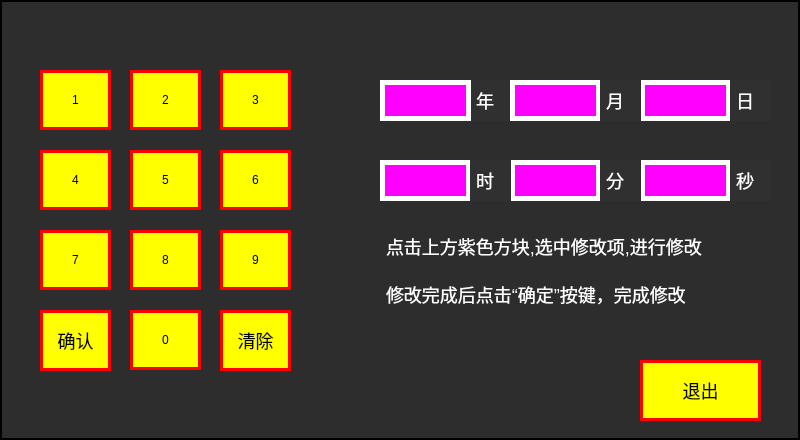
<?xml version="1.0" encoding="UTF-8"?>
<ui version="4.0">
 <class>VehicleDatetimeSetPage</class>
 <widget class="QWidget" name="VehicleDatetimeSetPage">
  <property name="geometry">
   <rect>
    <x>0</x>
    <y>0</y>
    <width>800</width>
    <height>440</height>
   </rect>
  </property>
  <property name="windowTitle">
   <string>Form</string>
  </property>
  <property name="styleSheet">
   <string notr="true">QLabel
{
	font:  18px;
	color: black;
	border:2px solid;
}
QLineEdit
{
	background-color: rgb(170, 170, 255);
font: 75 bold 20px;
border:3px solid rgb(255, 255, 255);
color: rgb(255, 255, 255);

}</string>
  </property>
  <widget class="QLabel" name="VehicleDatetimeSetPage_background">
   <property name="geometry">
    <rect>
     <x>0</x>
     <y>0</y>
     <width>800</width>
     <height>440</height>
    </rect>
   </property>
   <property name="text">
    <string/>
   </property>
  </widget>
  <widget class="QPushButton" name="VehicleDatetimeSetPage_Button_Num9">
   <property name="geometry">
    <rect>
     <x>220</x>
     <y>230</y>
     <width>71</width>
     <height>60</height>
    </rect>
   </property>
   <property name="focusPolicy">
    <enum>Qt::NoFocus</enum>
   </property>
   <property name="styleSheet">
    <string notr="true">font: 75 bold 18px &quot;微软雅黑&quot;;
background-color: rgb(255, 255, 0);
border:3px solid;
border-color: rgb(255, 0, 0);
</string>
   </property>
   <property name="text">
    <string>9</string>
   </property>
  </widget>
  <widget class="QPushButton" name="VehicleDatetimeSetPage_Button_Num2">
   <property name="geometry">
    <rect>
     <x>130</x>
     <y>70</y>
     <width>71</width>
     <height>60</height>
    </rect>
   </property>
   <property name="focusPolicy">
    <enum>Qt::NoFocus</enum>
   </property>
   <property name="styleSheet">
    <string notr="true">font: 75 bold 18px &quot;微软雅黑&quot;;
background-color: rgb(255, 255, 0);
border:3px solid;
border-color: rgb(255, 0, 0);
</string>
   </property>
   <property name="text">
    <string>2</string>
   </property>
  </widget>
  <widget class="QPushButton" name="VehicleDatetimeSetPage_Button_Num8">
   <property name="geometry">
    <rect>
     <x>130</x>
     <y>230</y>
     <width>71</width>
     <height>60</height>
    </rect>
   </property>
   <property name="focusPolicy">
    <enum>Qt::NoFocus</enum>
   </property>
   <property name="styleSheet">
    <string notr="true">font: 75 bold 18px &quot;微软雅黑&quot;;
background-color: rgb(255, 255, 0);
border:3px solid;
border-color: rgb(255, 0, 0);
</string>
   </property>
   <property name="text">
    <string>8</string>
   </property>
  </widget>
  <widget class="QPushButton" name="VehicleDatetimeSetPage_Button_Num3">
   <property name="geometry">
    <rect>
     <x>220</x>
     <y>70</y>
     <width>71</width>
     <height>60</height>
    </rect>
   </property>
   <property name="focusPolicy">
    <enum>Qt::NoFocus</enum>
   </property>
   <property name="styleSheet">
    <string notr="true">font: 75 bold 18px &quot;微软雅黑&quot;;
background-color: rgb(255, 255, 0);
border:3px solid;
border-color: rgb(255, 0, 0);
</string>
   </property>
   <property name="text">
    <string>3</string>
   </property>
  </widget>
  <widget class="QPushButton" name="VehicleDatetimeSetPage_Button_confirm">
   <property name="geometry">
    <rect>
     <x>40</x>
     <y>310</y>
     <width>71</width>
     <height>61</height>
    </rect>
   </property>
   <property name="focusPolicy">
    <enum>Qt::NoFocus</enum>
   </property>
   <property name="styleSheet">
    <string notr="true">font: 75  18px ;
background-color: rgb(255, 255, 0);
border:3px solid;
border-color: rgb(255, 0, 0);
</string>
   </property>
   <property name="text">
    <string>确认</string>
   </property>
  </widget>
  <widget class="QPushButton" name="VehicleDatetimeSetPage_Button_Num4">
   <property name="geometry">
    <rect>
     <x>40</x>
     <y>150</y>
     <width>71</width>
     <height>60</height>
    </rect>
   </property>
   <property name="focusPolicy">
    <enum>Qt::NoFocus</enum>
   </property>
   <property name="styleSheet">
    <string notr="true">font: 75 bold 18px &quot;微软雅黑&quot;;
background-color: rgb(255, 255, 0);
border:3px solid;
border-color: rgb(255, 0, 0);
</string>
   </property>
   <property name="text">
    <string>4</string>
   </property>
  </widget>
  <widget class="QPushButton" name="VehicleDatetimeSetPage_Button_Num7">
   <property name="geometry">
    <rect>
     <x>40</x>
     <y>230</y>
     <width>71</width>
     <height>60</height>
    </rect>
   </property>
   <property name="focusPolicy">
    <enum>Qt::NoFocus</enum>
   </property>
   <property name="styleSheet">
    <string notr="true">font: 75 bold 18px &quot;微软雅黑&quot;;
background-color: rgb(255, 255, 0);
border:3px solid;
border-color: rgb(255, 0, 0);
</string>
   </property>
   <property name="text">
    <string>7</string>
   </property>
  </widget>
  <widget class="QPushButton" name="VehicleDatetimeSetPage_Button_Num5">
   <property name="geometry">
    <rect>
     <x>130</x>
     <y>150</y>
     <width>71</width>
     <height>60</height>
    </rect>
   </property>
   <property name="focusPolicy">
    <enum>Qt::NoFocus</enum>
   </property>
   <property name="styleSheet">
    <string notr="true">font: 75 bold 18px &quot;微软雅黑&quot;;
background-color: rgb(255, 255, 0);
border:3px solid;
border-color: rgb(255, 0, 0);
</string>
   </property>
   <property name="text">
    <string>5</string>
   </property>
  </widget>
  <widget class="QPushButton" name="VehicleDatetimeSetPage_Button_Num0">
   <property name="geometry">
    <rect>
     <x>130</x>
     <y>310</y>
     <width>71</width>
     <height>60</height>
    </rect>
   </property>
   <property name="focusPolicy">
    <enum>Qt::NoFocus</enum>
   </property>
   <property name="styleSheet">
    <string notr="true">font: 75 bold 18px &quot;微软雅黑&quot;;
background-color: rgb(255, 255, 0);
border:3px solid;
border-color: rgb(255, 0, 0);
</string>
   </property>
   <property name="text">
    <string>0</string>
   </property>
  </widget>
  <widget class="QPushButton" name="VehicleDatetimeSetPage_Button_Num6">
   <property name="geometry">
    <rect>
     <x>220</x>
     <y>150</y>
     <width>71</width>
     <height>60</height>
    </rect>
   </property>
   <property name="focusPolicy">
    <enum>Qt::NoFocus</enum>
   </property>
   <property name="styleSheet">
    <string notr="true">font: 75 bold 18px &quot;微软雅黑&quot;;
background-color: rgb(255, 255, 0);
border:3px solid;
border-color: rgb(255, 0, 0);
</string>
   </property>
   <property name="text">
    <string>6</string>
   </property>
  </widget>
  <widget class="QPushButton" name="VehicleDatetimeSetPage_Button_clear">
   <property name="geometry">
    <rect>
     <x>220</x>
     <y>310</y>
     <width>71</width>
     <height>61</height>
    </rect>
   </property>
   <property name="focusPolicy">
    <enum>Qt::NoFocus</enum>
   </property>
   <property name="styleSheet">
    <string notr="true">font: 75  18px;
background-color: rgb(255, 255, 0);
border:3px solid;
border-color: rgb(255, 0, 0);
</string>
   </property>
   <property name="text">
    <string>清除</string>
   </property>
  </widget>
  <widget class="QPushButton" name="VehicleDatetimeSetPage_Button_Num1">
   <property name="geometry">
    <rect>
     <x>40</x>
     <y>70</y>
     <width>71</width>
     <height>60</height>
    </rect>
   </property>
   <property name="focusPolicy">
    <enum>Qt::NoFocus</enum>
   </property>
   <property name="styleSheet">
    <string notr="true">font: 75 bold 18px &quot;微软雅黑&quot;;
background-color: rgb(255, 255, 0);
border:3px solid;
border-color: rgb(255, 0, 0);
</string>
   </property>
   <property name="text">
    <string>1</string>
   </property>
  </widget>
  <widget class="QLabel" name="VehicleDatetimeSetPage_background_2">
   <property name="geometry">
    <rect>
     <x>0</x>
     <y>0</y>
     <width>800</width>
     <height>440</height>
    </rect>
   </property>
   <property name="styleSheet">
    <string notr="true">background-color: rgb(45, 45, 45);</string>
   </property>
   <property name="text">
    <string/>
   </property>
  </widget>
  <widget class="QPushButton" name="VehicleDatetimeSetPage_Button_clear_2">
   <property name="geometry">
    <rect>
     <x>640</x>
     <y>360</y>
     <width>121</width>
     <height>61</height>
    </rect>
   </property>
   <property name="focusPolicy">
    <enum>Qt::NoFocus</enum>
   </property>
   <property name="styleSheet">
    <string notr="true">font: 75  18px ;
background-color: rgb(255, 255, 0);
border:3px solid;
border-color: rgb(255, 0, 0);
</string>
   </property>
   <property name="text">
    <string>退出</string>
   </property>
  </widget>
  <widget class="QLabel" name="label">
   <property name="geometry">
    <rect>
     <x>470</x>
     <y>80</y>
     <width>41</width>
     <height>41</height>
    </rect>
   </property>
   <property name="styleSheet">
    <string notr="true">color: rgb(255, 255, 255);
background-color: rgb(48, 48, 48);
border-color: rgb(48, 48, 48);
font: 18pt &quot;Bitstream Charter&quot;;

</string>
   </property>
   <property name="text">
    <string>年</string>
   </property>
  </widget>
  <widget class="QPushButton" name="VehicleDatetimeSetPage_Button_yearset">
   <property name="geometry">
    <rect>
     <x>380</x>
     <y>80</y>
     <width>91</width>
     <height>41</height>
    </rect>
   </property>
   <property name="focusPolicy">
    <enum>Qt::NoFocus</enum>
   </property>
   <property name="styleSheet">
    <string notr="true">background-color: rgb(255, 0, 255);
font: 75 bold 20px ;
border:5px solid rgb(255, 255, 255);
color: rgb(255, 255, 255);</string>
   </property>
   <property name="text">
    <string/>
   </property>
  </widget>
  <widget class="QPushButton" name="VehicleDatetimeSetPage_Button_monthset">
   <property name="geometry">
    <rect>
     <x>510</x>
     <y>80</y>
     <width>91</width>
     <height>41</height>
    </rect>
   </property>
   <property name="focusPolicy">
    <enum>Qt::NoFocus</enum>
   </property>
   <property name="styleSheet">
    <string notr="true">background-color: rgb(255, 0, 255);
font: 75 bold 20px ;
border:5px solid rgb(255, 255, 255);
color: rgb(255, 255, 255);</string>
   </property>
   <property name="text">
    <string/>
   </property>
  </widget>
  <widget class="QPushButton" name="VehicleDatetimeSetPage_Button_dayset">
   <property name="geometry">
    <rect>
     <x>640</x>
     <y>80</y>
     <width>91</width>
     <height>41</height>
    </rect>
   </property>
   <property name="focusPolicy">
    <enum>Qt::NoFocus</enum>
   </property>
   <property name="styleSheet">
    <string notr="true">background-color: rgb(255, 0, 255);
font: 75 bold 20px ;
border:5px solid rgb(255, 255, 255);
color: rgb(255, 255, 255);</string>
   </property>
   <property name="text">
    <string/>
   </property>
  </widget>
  <widget class="QPushButton" name="VehicleDatetimeSetPage_Button_hourset">
   <property name="geometry">
    <rect>
     <x>380</x>
     <y>160</y>
     <width>91</width>
     <height>41</height>
    </rect>
   </property>
   <property name="focusPolicy">
    <enum>Qt::NoFocus</enum>
   </property>
   <property name="styleSheet">
    <string notr="true">background-color: rgb(255, 0, 255);
font: 75 bold 20px ;
border:5px solid rgb(255, 255, 255);
color: rgb(255, 255, 255);</string>
   </property>
   <property name="text">
    <string/>
   </property>
  </widget>
  <widget class="QPushButton" name="VehicleDatetimeSetPage_Button_minset">
   <property name="geometry">
    <rect>
     <x>510</x>
     <y>160</y>
     <width>91</width>
     <height>41</height>
    </rect>
   </property>
   <property name="focusPolicy">
    <enum>Qt::NoFocus</enum>
   </property>
   <property name="styleSheet">
    <string notr="true">background-color: rgb(255, 0, 255);
font: 75 bold 20px ;
border:5px solid rgb(255, 255, 255);
color: rgb(255, 255, 255);</string>
   </property>
   <property name="text">
    <string/>
   </property>
  </widget>
  <widget class="QPushButton" name="VehicleDatetimeSetPage_Button_secset">
   <property name="geometry">
    <rect>
     <x>640</x>
     <y>160</y>
     <width>91</width>
     <height>41</height>
    </rect>
   </property>
   <property name="focusPolicy">
    <enum>Qt::NoFocus</enum>
   </property>
   <property name="styleSheet">
    <string notr="true">background-color: rgb(255, 0, 255);
font: 75 bold 20px ;
border:5px solid rgb(255, 255, 255);
color: rgb(255, 255, 255);</string>
   </property>
   <property name="text">
    <string/>
   </property>
  </widget>
  <widget class="QLabel" name="VHVAC_Label_Tempshow">
   <property name="geometry">
    <rect>
     <x>380</x>
     <y>230</y>
     <width>391</width>
     <height>81</height>
    </rect>
   </property>
   <property name="styleSheet">
    <string notr="true">background-color: rgb(45, 45, 45);
border-color: rgb(46, 46, 46);
color: rgb(255, 255, 255);
font: 75 bold 18px &quot;微软雅黑&quot;;</string>
   </property>
   <property name="text">
    <string>点击上方紫色方块,选中修改项,进行修改

修改完成后点击“确定”按键，完成修改</string>
   </property>
  </widget>
  <widget class="QLabel" name="label_2">
   <property name="geometry">
    <rect>
     <x>600</x>
     <y>80</y>
     <width>41</width>
     <height>41</height>
    </rect>
   </property>
   <property name="styleSheet">
    <string notr="true">color: rgb(255, 255, 255);
background-color: rgb(48, 48, 48);
border-color: rgb(48, 48, 48);
font: 18pt &quot;Bitstream Charter&quot;;

</string>
   </property>
   <property name="text">
    <string>月</string>
   </property>
  </widget>
  <widget class="QLabel" name="label_3">
   <property name="geometry">
    <rect>
     <x>730</x>
     <y>80</y>
     <width>41</width>
     <height>41</height>
    </rect>
   </property>
   <property name="styleSheet">
    <string notr="true">color: rgb(255, 255, 255);
background-color: rgb(48, 48, 48);
border-color: rgb(48, 48, 48);
font: 18pt &quot;Bitstream Charter&quot;;

</string>
   </property>
   <property name="text">
    <string>日</string>
   </property>
  </widget>
  <widget class="QLabel" name="label_4">
   <property name="geometry">
    <rect>
     <x>470</x>
     <y>160</y>
     <width>41</width>
     <height>41</height>
    </rect>
   </property>
   <property name="styleSheet">
    <string notr="true">color: rgb(255, 255, 255);
background-color: rgb(48, 48, 48);
border-color: rgb(48, 48, 48);
font: 18pt &quot;Bitstream Charter&quot;;

</string>
   </property>
   <property name="text">
    <string>时</string>
   </property>
  </widget>
  <widget class="QLabel" name="label_5">
   <property name="geometry">
    <rect>
     <x>600</x>
     <y>160</y>
     <width>41</width>
     <height>41</height>
    </rect>
   </property>
   <property name="styleSheet">
    <string notr="true">color: rgb(255, 255, 255);
background-color: rgb(48, 48, 48);
border-color: rgb(48, 48, 48);
font: 18pt &quot;Bitstream Charter&quot;;

</string>
   </property>
   <property name="text">
    <string>分</string>
   </property>
  </widget>
  <widget class="QLabel" name="label_6">
   <property name="geometry">
    <rect>
     <x>730</x>
     <y>160</y>
     <width>41</width>
     <height>41</height>
    </rect>
   </property>
   <property name="styleSheet">
    <string notr="true">color: rgb(255, 255, 255);
background-color: rgb(48, 48, 48);
border-color: rgb(48, 48, 48);
font: 18pt &quot;Bitstream Charter&quot;;

</string>
   </property>
   <property name="text">
    <string>秒</string>
   </property>
  </widget>
  <zorder>VehicleDatetimeSetPage_background</zorder>
  <zorder>VehicleDatetimeSetPage_background_2</zorder>
  <zorder>VehicleDatetimeSetPage_Button_clear_2</zorder>
  <zorder>label</zorder>
  <zorder>VehicleDatetimeSetPage_Button_yearset</zorder>
  <zorder>VehicleDatetimeSetPage_Button_monthset</zorder>
  <zorder>VehicleDatetimeSetPage_Button_dayset</zorder>
  <zorder>VehicleDatetimeSetPage_Button_hourset</zorder>
  <zorder>VehicleDatetimeSetPage_Button_minset</zorder>
  <zorder>VehicleDatetimeSetPage_Button_secset</zorder>
  <zorder>VHVAC_Label_Tempshow</zorder>
  <zorder>label_2</zorder>
  <zorder>label_3</zorder>
  <zorder>label_4</zorder>
  <zorder>label_5</zorder>
  <zorder>label_6</zorder>
  <zorder>VehicleDatetimeSetPage_Button_Num7</zorder>
  <zorder>VehicleDatetimeSetPage_Button_Num2</zorder>
  <zorder>VehicleDatetimeSetPage_Button_Num9</zorder>
  <zorder>VehicleDatetimeSetPage_Button_Num1</zorder>
  <zorder>VehicleDatetimeSetPage_Button_Num4</zorder>
  <zorder>VehicleDatetimeSetPage_Button_Num5</zorder>
  <zorder>VehicleDatetimeSetPage_Button_Num6</zorder>
  <zorder>VehicleDatetimeSetPage_Button_Num8</zorder>
  <zorder>VehicleDatetimeSetPage_Button_confirm</zorder>
  <zorder>VehicleDatetimeSetPage_Button_Num0</zorder>
  <zorder>VehicleDatetimeSetPage_Button_Num3</zorder>
  <zorder>VehicleDatetimeSetPage_Button_clear</zorder>
 </widget>
 <resources/>
 <connections/>
</ui>
